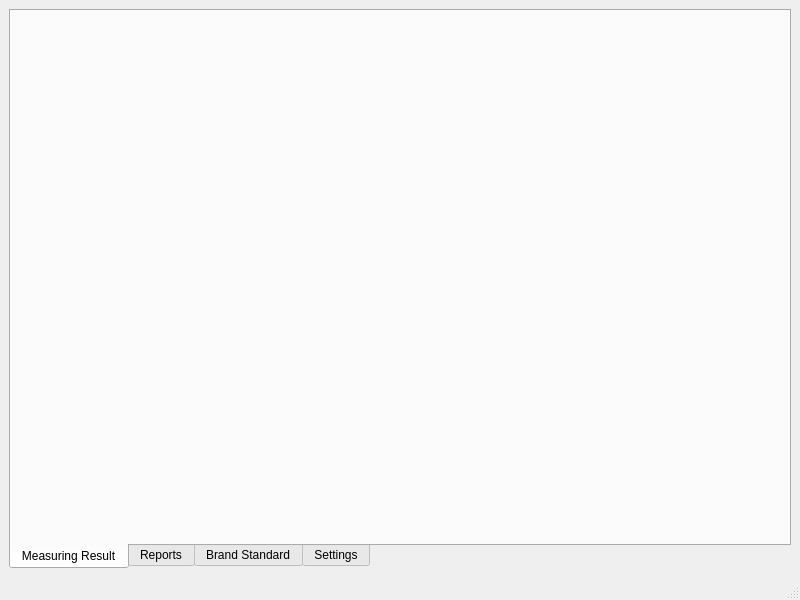
<?xml version="1.0" encoding="UTF-8"?>
<ui version="4.0">
 <class>MainWindow</class>
 <widget class="QMainWindow" name="MainWindow">
  <property name="geometry">
   <rect>
    <x>0</x>
    <y>0</y>
    <width>800</width>
    <height>600</height>
   </rect>
  </property>
  <property name="windowTitle">
   <string>MainWindow</string>
  </property>
  <widget class="QWidget" name="centralwidget">
   <layout class="QVBoxLayout" name="verticalLayout">
    <item>
     <widget class="QTabWidget" name="tabWidget">
      <property name="tabPosition">
       <enum>QTabWidget::South</enum>
      </property>
      <property name="tabShape">
       <enum>QTabWidget::Rounded</enum>
      </property>
      <property name="currentIndex">
       <number>0</number>
      </property>
      <property name="elideMode">
       <enum>Qt::ElideNone</enum>
      </property>
      <widget class="QWidget" name="tab">
       <attribute name="title">
        <string>Measuring Result</string>
       </attribute>
       <layout class="QVBoxLayout" name="verticalLayout_2"/>
      </widget>
      <widget class="QWidget" name="tab_2">
       <attribute name="title">
        <string>Reports</string>
       </attribute>
       <layout class="QVBoxLayout" name="verticalLayout_4"/>
      </widget>
      <widget class="QWidget" name="tab_3">
       <attribute name="title">
        <string>Brand Standard</string>
       </attribute>
       <layout class="QVBoxLayout" name="verticalLayout_3"/>
      </widget>
      <widget class="QWidget" name="tab_4">
       <attribute name="title">
        <string>Settings</string>
       </attribute>
       <layout class="QVBoxLayout" name="layoutSettings"/>
      </widget>
     </widget>
    </item>
   </layout>
  </widget>
  <widget class="QMenuBar" name="menubar">
   <property name="geometry">
    <rect>
     <x>0</x>
     <y>0</y>
     <width>800</width>
     <height>25</height>
    </rect>
   </property>
  </widget>
  <widget class="QStatusBar" name="statusbar"/>
  <action name="actionsts">
   <property name="text">
    <string>sts</string>
   </property>
  </action>
  <action name="actionstsd">
   <property name="text">
    <string>stsd</string>
   </property>
  </action>
  <action name="actionsdfsdf">
   <property name="text">
    <string>sdfsdf</string>
   </property>
  </action>
 </widget>
 <resources/>
 <connections/>
</ui>
